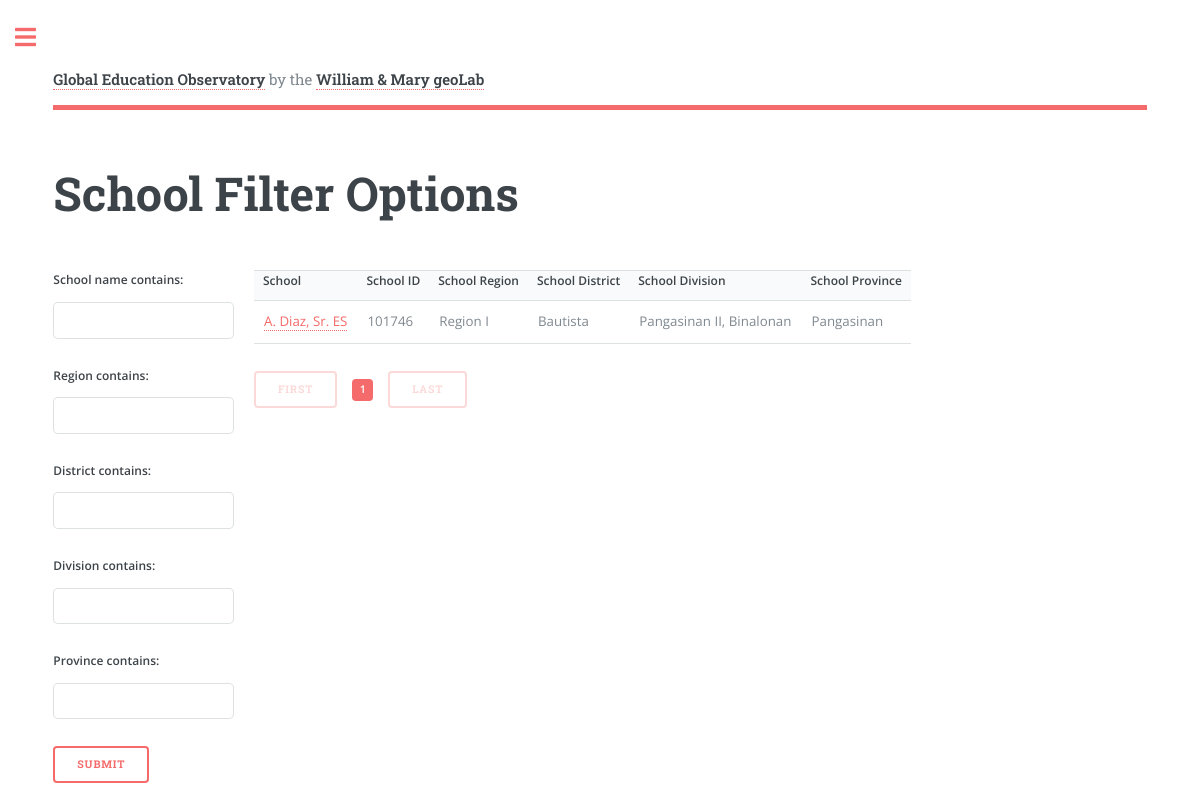
Before: /schools_list/ with the older database file.
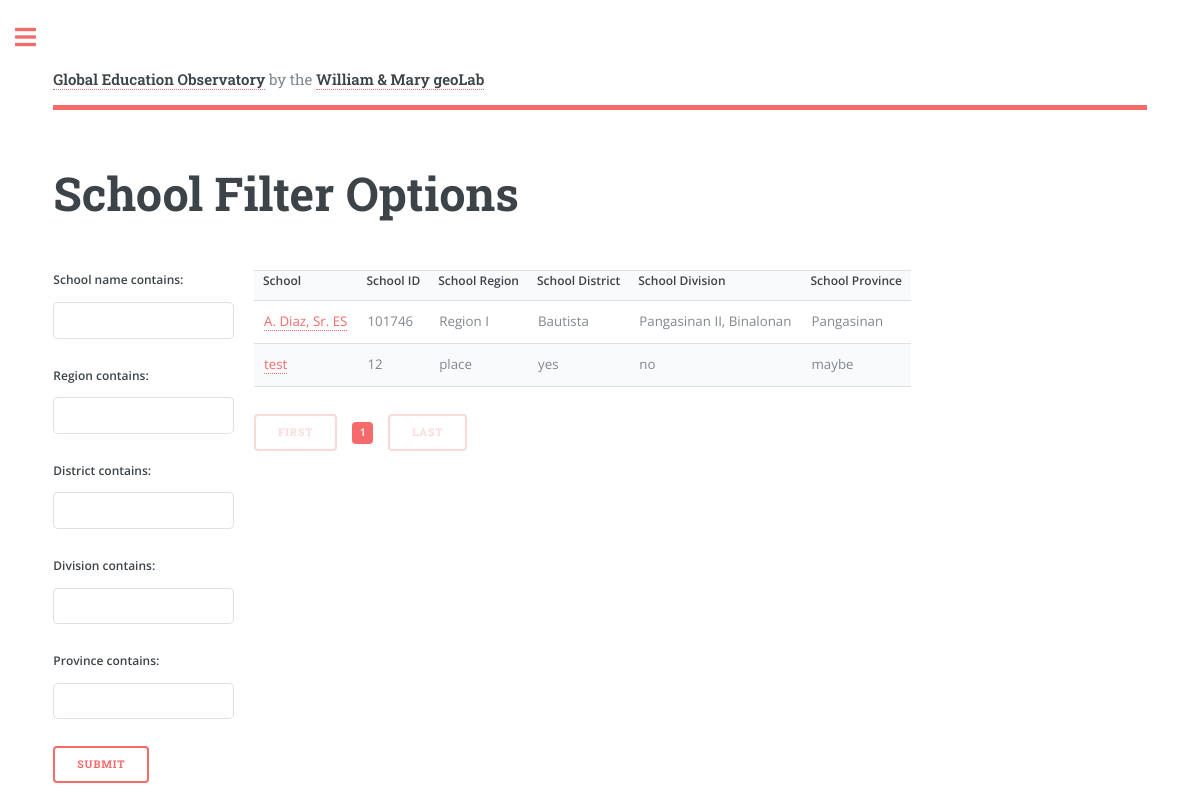
After: the same page with the newer database file.
### cms_app/models.py (models this page shows)
class School(models.Model):
    country = models.TextField()
    school_id = models.IntegerField(unique=True)
    remoteness_index = models.FloatField()
    total_recieving_cct = models.IntegerField()
    cct_percentage = models.FloatField()
    comments = models.TextField(blank=True, null=True)
    original_water_boolean = models.IntegerField()
    original_internet_boolean = models.IntegerField()
    original_electricity_boolean = models.IntegerField()
    classroom_count = models.IntegerField()
    student_classroom_ratio = models.FloatField()
    total_teachers = models.IntegerField()
    student_teacher_ratio = models.FloatField()
    latitude = models.FloatField()
    longitude = models.FloatField()
    school_name = models.TextField()
    region = models.TextField()
    division = models.TextField()
    province = models.TextField()
    municipality = models.TextField()
    district = models.TextField()
    total_female = models.IntegerField()
    total_male = models.IntegerField()
    total_enrollment = models.IntegerField()

### cms_app/views.py (the view)
# urls.py: path('schools_list/', views.school_list),
def school_list(request):
    year_list = School.objects.values().order_by('school_name')
    filtered_qs = SchoolResourcesFilter(request.GET, queryset = year_list)
    paginator = Paginator(filtered_qs.qs, 20)
    page = request.GET.get('page')
    try:
        response = paginator.page(page)
    except PageNotAnInteger:
        response = paginator.page(1)
    except EmptyPage:
        response = paginator.page(paginator.num_pages)
    return render(
        request,
        'schools_list.html',
        {'response': response, 'year_filter': filtered_qs})

### cms_app/templates/schools_list.html (shortened to what this page needs)
{% extends "generic.html" %}
{% load static %}
{% load my_tags %}
{% block main %}
<section>
    <header class="main">
        <h1>School Filter Options</h2>
    </header>
    <div class="row">
        <div class="col">
            <form method="get">
                {{ year_filter.form.as_p }}
                <input type="submit" />
            </form>
        </div>
        <div class="col">
            <table>
                <tr>
                    <th>School</th>
                    <th>School ID</th>
                    <th>School Region</th>
                    <th>School District</th>
                    <th>School Division</th>
                    <th>School Province</th>
                </tr>
                {% for obj in response %}
                    <tr>
                        <td><a href="/schools_list/{{ obj.school_name }}/{{ obj.region }}/{{ obj.district }}">
                            {{ obj.school_name }}
                        </a></td>
                        <td>{{ obj.school_id }}</td>
                        <td>{{ obj.region }}</td>
                        <td>{{ obj.district }}</td>
                        <td>{{ obj.division }}</td>
                        <td>{{ obj.province }}</td>
                    </tr>
                {% endfor %}
            </table>
            <ul class="pagination">
                {% if response.has_previous %}
                <li><a href="?{% query_transform request page=1 %}" class="button">First</a></li>
                <li><a href="?{% query_transform request page=response.previous_page_number %}" class="page">{{ response.previous_page_number }}</a></li>
                {% else %}
                <li><span class="button disabled">First</span></li>
                {% endif %}
                <li><a href="#" class="page active">{{ response.number }}</a></li>
                {% if response.has_next %}
                <li><a href="?{% query_transform request page=response.next_page_number %}" class="page">{{ response.next_page_number }}</a></li>
                <li><a href="?{% query_transform request page=response.paginator.num_pages %}" class="button">Last</a></li>
                {% else %}
                <li><span class="button disabled">Last</span></li>
                {% endif %}
            </ul>
        </div>
    </div>
</section>
{% endblock %}

Changed rows visible on the page:
added School: school_name "test", school_id "12", region "place", district "yes", division "no", province "maybe"
